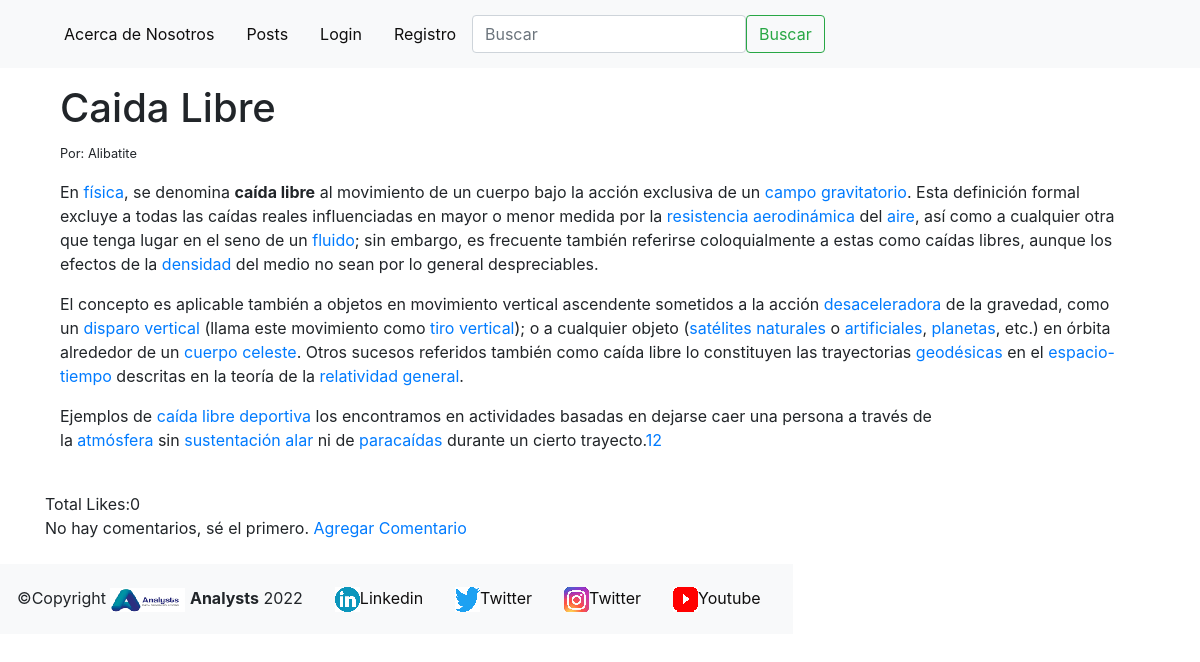
The app's page /pages/2, older data.
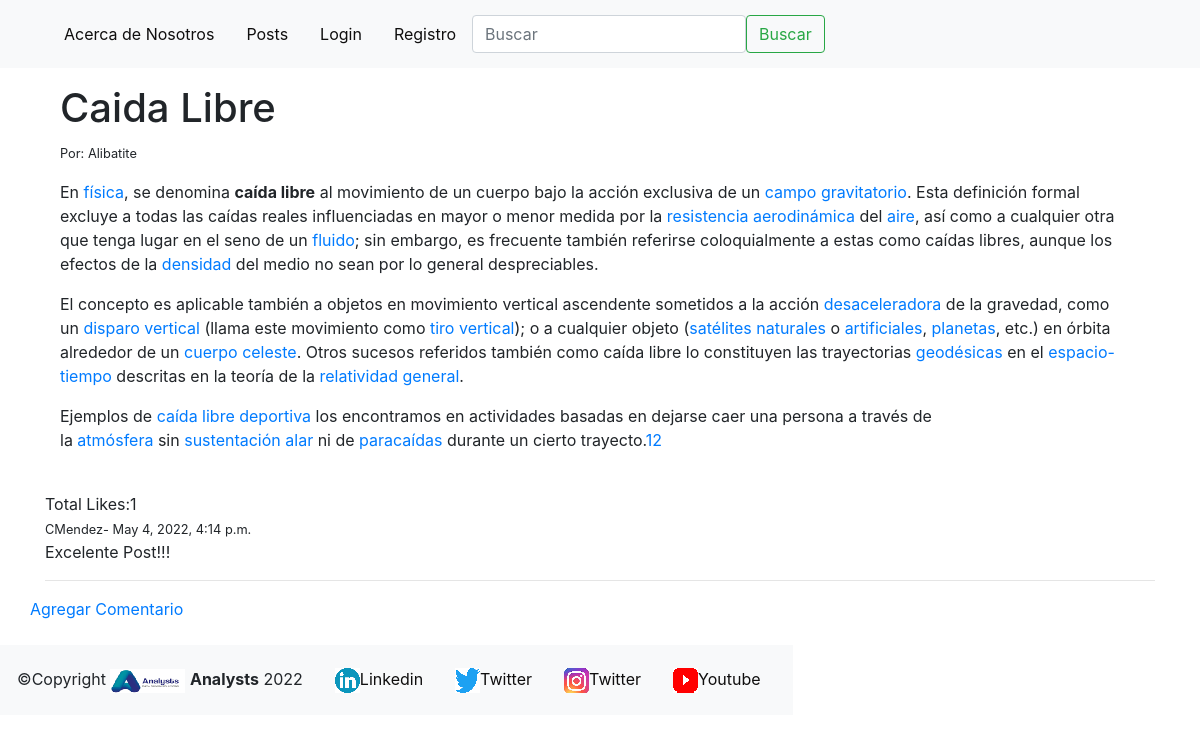
The same page, newer data.
### blog/models.py (models this page shows, shortened)
class Comentario(models.Model):
    autor = models.CharField(max_length=255)
    post = models.ForeignKey(Post, related_name="comentarios", on_delete=models.CASCADE)
    fecha_publicacion = models.DateTimeField(auto_now_add=True)
    contenido = models.TextField('contenido', null=False, blank=False)

### blog/views.py (the view)
# urls.py: path('pages/<int:pk>',ListarPosts.as_view(),name='post-detail'),
class ListarPosts(DetailView):
    model=Post
    template_name='blog/posts.html'
    def get_context_data(self,*args, **kwargs):
        contexto= super(ListarPosts, self).get_context_data(*args, **kwargs)
        objeto_like = get_object_or_404(Post, id=self.kwargs['pk'])
        total_likes = objeto_like.total_likes()
        contexto['total_likes']= total_likes
        return contexto

### blog/models.py (called while the page is built)
    def total_likes(self):
        return self.likes.count()

### blog/templates/blog/posts.html (shortened to what this page needs)
{% extends "blog/base.html" %}
{% block content %}
<div class="container">
  <div class="entry-content">
    <article class="container">
      <h1 class="entry-title"> {{post.titulo|safe}}</h1>
      <small>Por: {{post.autor.username}}</small>
      <br/>
      <div class="row">
        <div class="container">
          <p>{{post.contenido|safe}}</p>
        </div>
      </div>
    </article>
    <br />
    {% if request.user.is_authenticated %}
   <form action="{% url 'like-post' post.pk  %}" method="POST">
      {% csrf_token %}
      <button type="submit" , name="post_id" class="btn btn-secondary btn-sm", value="{{ post.id }}"> Megusta </button>
    </form>
    Total Likes:{{total_likes}}
    {% else %}
    Total Likes:{{total_likes}}
    {% endif%}
    <div class="row">
      <div class="container">
        {% if not post.comentarios.all %}
        No hay comentarios, sé el primero. <a href="{% url 'comenta-post' post.pk %}"> Agregar Comentario </a>
        {% else %}
        {% for comentario in post.comentarios.all %}
        <small>{{comentario.autor}}- {{comentario.fecha_publicacion}}</small>
        {{comentario.contenido}}
        <hr>
        {% endfor %}
      </div>
      {% if request.user.is_authenticated %}
        <a href="{% url 'comenta-post' post.pk %}"> Agregar Comentario </a>
        {% else %}
        <a href="{% url 'login' %}"> Agregar Comentario </a>
      {% endif %}
        {% endif %}
      </div>
    </div>
  </div>
</div>
<br />
{% endblock %}

Row changes from the older to the newer data that the page shows:
added Comentario: autor "CMendez", fecha_publicacion "May 4, 2022, 4:14 p.m.", contenido "Excelente Post!!!"
Text that changed along with them:
{{ total_likes }}: "0" → "1"
text no longer shown: "No hay comentarios, sé el primero."
